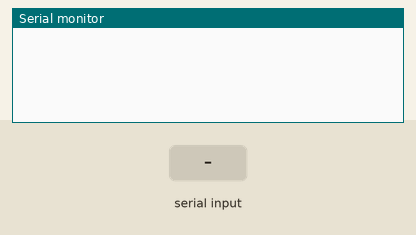
Simulated run of this sketch. Board: Arduino Uno, built with avr-gcc and run on an emulated ATmega328P. Parts: the last lines printed to the serial monitor. The inputs (shaded band) are chosen by the test bench.

Above: at 1.2 s.
1.3 s: "t" received over Serial
At 2.4 s:
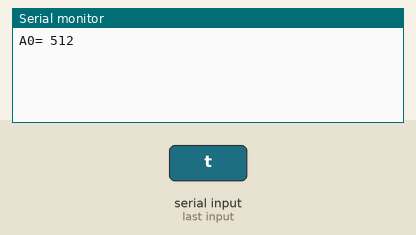
2.8 s: "1" received over Serial
At 4.1 s:
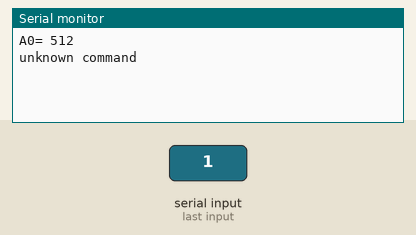

Measured:
- after the input at 1.3 s, the serial monitor: prints a new line after 0.05 s (image 1)
- after the input at 2.8 s, the serial monitor: prints a new line at once (image 2)

The sketch:

analog_serial_v2.ino
```cpp
// Analog and Serial communication, v2, 161130

int inp,val;
void setup() {
  Serial.begin(9600);  // baud rate
}

void loop() {
  if (Serial.available()) {
     inp=Serial.read();       // read serial line
     if (inp=='t') {
       val=analogRead(0);     // read analog
       Serial.print("A0= ");  // and report back
       Serial.println(val);
     } else if (inp=='s') {
       val=analogRead(1);
       Serial.print("A1= "); Serial.println(val);
     } else {
       Serial.println("unknown command");
     }
  }
  delay(50);                 // wait a short while
}
```
